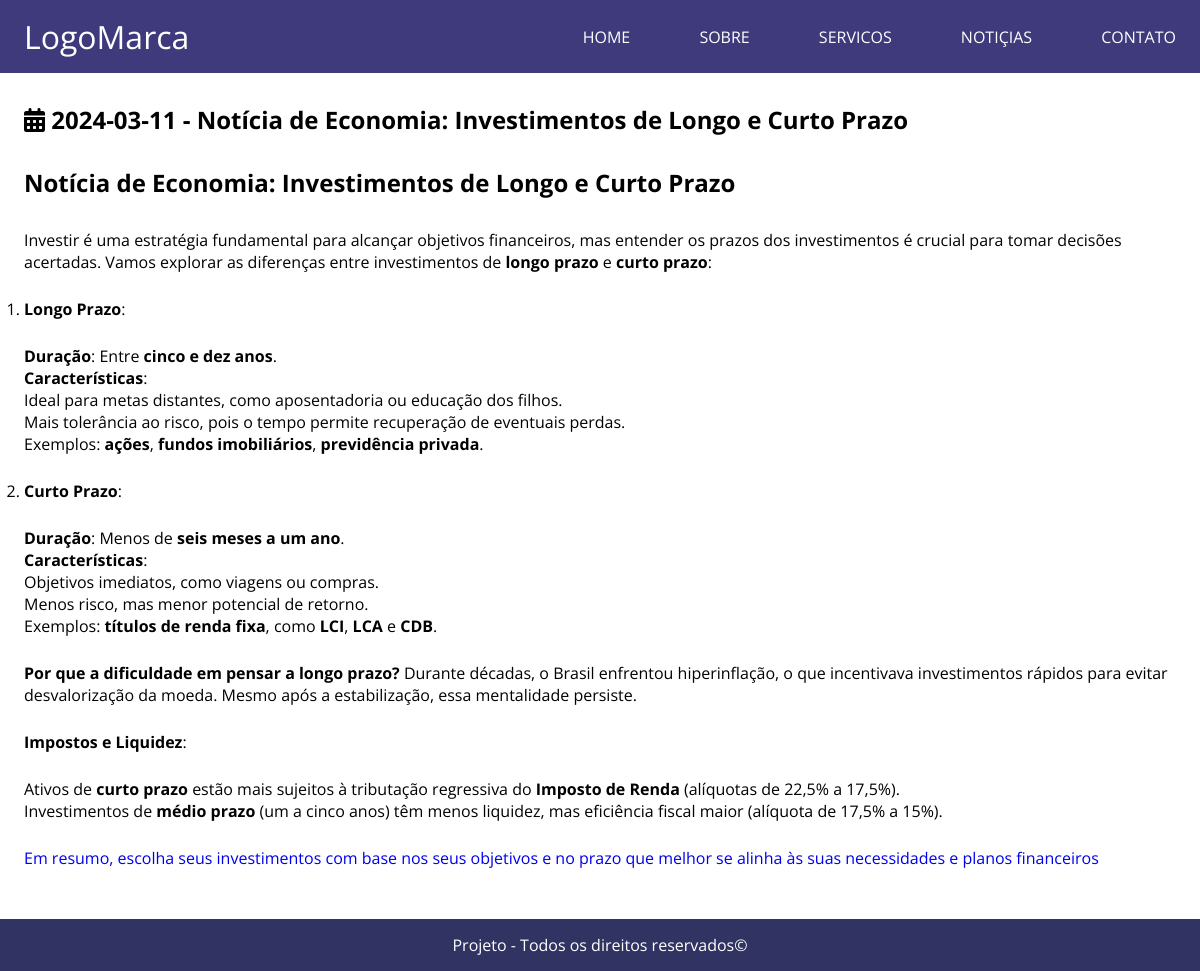
/?pag=newsSingle&categoria_id=15&news=notícia-de-economia:-investimentos-de-longo-e-curto-prazo, run on the app's committed database.
### tables this page shows
CREATE TABLE `tb_site_noticias` (
  `id` int(11) NOT NULL,
  `categoria_id` int(11) NOT NULL,
  `data` date NOT NULL,
  `titulo` varchar(255) NOT NULL,
  `conteudo` text NOT NULL,
  `capa` varchar(255) NOT NULL,
  `slog` varchar(255) NOT NULL,
  `order_id` int(11) NOT NULL
);

### core/controllers/NewsSingleController.php (called while the page is built, shortened)
<?php
    class NewsSingleController{
        public function index(){
            $db   = new Database;
            $news = $_GET["news"];
            $categorie_id = $_GET["categoria_id"];
            $sql = $db->selectOne("SELECT * FROM `tb_site_noticias` WHERE slog = ? AND categoria_id = ?", [$news, $categorie_id]);
            $result = $sql["result"];
            $data = [
                "news" => $result
            ];
            Layout::layout([
                DIR_VIEW_MAIN."templates/header",
                DIR_VIEW_MAIN."templates/mainHeader",
                DIR_VIEW_MAIN."newsSingle",
                DIR_VIEW_MAIN."templates/mainFooter",
                DIR_VIEW_MAIN."templates/footer"
            ], $data);
        }
    }

### core/Router.php (called while the page is built, shortened)
<?php
    class Router{
        private $factory;
        private $arr;
        public function __construct(FactoryInterface $factory){
            $this->factory = $factory;
            $this->arr = [
                "main"  => [$this, "main"],
                "panel" => [$this, "panel"]
            ];
        }
        public function build($path){
            $rout = $this->arr[$path];
            $class = $this->factory->make($rout());
            $class->index();
        }
    }

### public/index.php (called while the page is built, shortened)
<?php
    $factory   = new Factory;
    $router    = new Router($factory);
    $router->build("main");

### core/classes/Database.php (called while the page is built, shortened)
<?php
    class Database{
        private $conect;
        private function on(){
            $this->conect = new PDO(
                "mysql:".
                "host=".MYSQL_SERVER.";".
                "dbname=".MYSQL_DATABASE.";".
                "charset=".MYSQL_CHARSET,
                MYSQL_USER,
                MYSQL_PASS,
                [
                    PDO::ATTR_PERSISTENT         => true,
                    PDO::MYSQL_ATTR_INIT_COMMAND => "SET NAMES utf8"
                ]
            );
            $this->conect->setAttribute(PDO::ATTR_ERRMODE, PDO::ERRMODE_WARNING);
        }
        private function off(){
            $this->conect = null;
        }
        public function selectOne($sql, $param = null){
            $results = [];
            try{
                $exec = $this->conect->prepare($sql);
                (!empty($param)) ? $exec->execute($param) : $exec->execute();
                $results["result"] = $exec->fetch();
                $results["rows"]   = $exec->rowCount();
            }catch(PDOException $e){
                return false;
            }
            return $results;
        }
    }

### core/views/newsSingle.php (the view)
<section class="noticia-single">
    <div class="container">
        <h1><i class="fa fa-calendar"></i> <?= $news["data"] ?> - <?= $news["titulo"] ?></h1>
        <?= $news["conteudo"] ?>
    </div>
</section>

### core/classes/Layout.php (shortened to what this page needs)
<?php
    class Layout{
        public static function layout(array $structs, array $data = null){
            foreach($structs as $struct){
                include("$struct.php");
            }
        }
    }

### public/assets/css/style.css (style rules this page uses)
.container { width: 100%; max-width: 1280px; padding: 0 2%; margin: 0 auto; }
section { margin-bottom:50px; }
section.noticia-single h1 { margin: 30px 0; }
section.noticia-single p { margin: 25px 0 25px 0; }

### data on the page
tb_site_noticias: data "2024-03-11", titulo "Notícia de Economia: Investimentos de Longo e Curto Prazo", conteudo "Notícia de Economia: Investimentos de Longo e Curto Prazo Investir é uma estratégia fundamental para alcançar objetivos financeiros, mas entender os prazos dos investimentos é crucial para tomar decisões acertadas. Vamos explorar as diferenças entre investimentos de longo prazo e curto prazo : Longo Prazo : Duração : Entre cinco e dez anos . Características : Ideal para metas distantes, como aposentadoria ou educação dos filhos. Mais tolerância ao risco, pois o tempo permite recuperação de eventuais perdas. Exemplos: ações , fundos imobiliários , previdência privada . Curto Prazo : Duração : Menos de seis meses a um ano . Características : Objetivos imediatos, como viagens ou compras. Menos…"
